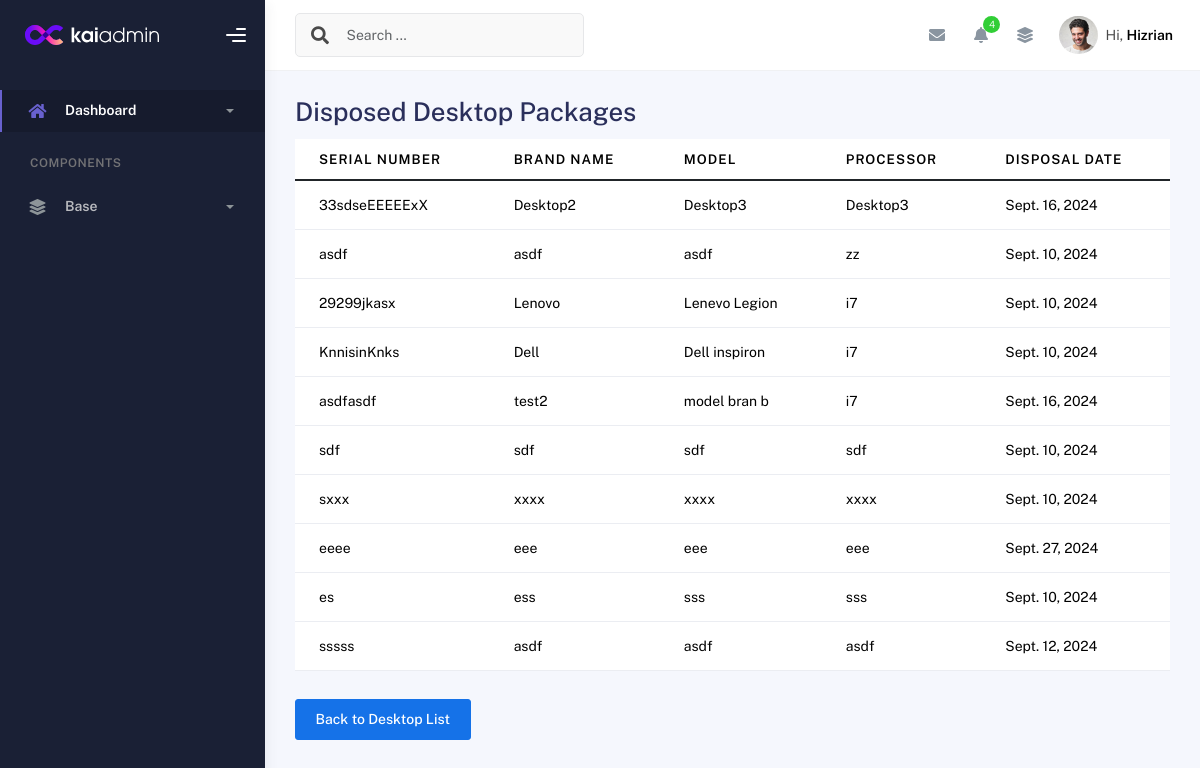
The app's page /disposed_desktop_list/ with its own data.
### inventory/models.py (models this page shows, shortened)
class DESKTOPPACKAGE(models.Model):
    id = models.AutoField(primary_key=True)
    EQUIPMENT_CHOICES = [
        ('Desktop', 'Desktop'),
        ('Laptop', 'Laptop'),
        ('UPS', 'UPS'),
        ('Mouse', 'Mouse'),
    ]
    name = models.CharField(
        max_length=100,
        choices=EQUIPMENT_CHOICES,  # Use choices here
        default='desktop'  # Default value if needed
    )
    desktop_SerialNo = models.CharField(max_length=100)
    desktop_BrandName = models.CharField(max_length=100)
    desktop_Model = models.CharField(max_length=100)
    desktop_Processor = models.CharField(max_length=33)
    desktop_Memory = models.CharField(max_length=100)
    desktop_Drive = models.CharField(max_length=332)
    desktop_Graphics = models.CharField(max_length=100, blank=True, null=True)
    desktop_Graphics_Size = models.CharField(max_length=100, blank=True, null=True)
    desktop_OS = models.CharField(max_length=100, blank=True, null=True)
    desktop_Office = models.CharField(max_length=100, blank=True, null=True)
    desktop_OS_keys = models.CharField(max_length=100, blank=True, null=True)
    desktop_Office_keys = models.CharField(max_length=100, blank=True, null=True)
    desktop_Image = models.ImageField(upload_to='equipment_images/', blank=True, null=True)  # Add this line
    desktop_Monitor_SN = models.CharField(max_length=100, blank=True, null=True)
    desktop_Monitor_Brand = models.CharField(max_length=100, blank=True, null=True)
    desktop_Monitor_Model = models.CharField(max_length=100, blank=True, null=True)
    desktop_Monitor_Size = models.CharField(max_length=100, blank=True, null=True)
    desktop_Keyboard_SN = models.CharField(max_length=100, blank=True, null=True)
    desktop_keyboard_Brand = models.CharField(max_length=100, blank=True, null=True)
    desktop_keyboard_Model = models.CharField(max_length=100, blank=True, null=True)
    desktop_Mouse_SN = models.CharField(max_length=100, blank=True, null=True)
    desktop_Mouse_Brand = models.CharField(max_length=100, blank=True, null=True)
    desktop_Mouse_Model = models.CharField(max_length=100, blank=True, null=True)
    desktop_UPS_SN = models.CharField(max_length=100, blank=True, null=True)
    desktop_UPS_Brand = models.CharField(max_length=100, blank=True, null=True)
    desktop_UPS_Model = models.CharField(max_length=100, blank=True, null=True)
    desktop_Asset_owner = models.CharField(max_length=100, blank=True, null=True)
    desktop_Asset_designation = models.CharField(max_length=100, blank=True, null=True)
    desktop_Asset_section = models.CharField(max_length=100, blank=True, null=True)
    desktop_Enduser = models.CharField(max_length=100, blank=True, null=True)
    desktop_Enduser_designation = models.CharField(max_length=100, blank=True, null=True)
    desktop_Enduser_section = models.CharField(max_length=100, blank=True, null=True)
    desktop_PAR = models.CharField(max_length=100, blank=True, null=True)
    desktop_Propertyno = models.CharField(max_length=100, blank=True, null=True)
    desktop_Acquisition_Type = models.CharField(max_length=100, blank=True, null=True)
    desktop_Value = models.CharField(max_length=100, blank=True, null=True)
    desktop_Datereceived= models.CharField(max_length=100, blank=True, null=True)
    desktop_Dateinspected = models.CharField(max_length=100, blank=True, null=True)
    desktop_Supplier = models.CharField(max_length=100, blank=True, null=True)
    desktop_Status = models.CharField(max_length=100, blank=True, null=True)
    desktop_Computer_name = models.CharField(max_length=100, blank=True, null=True)
    is_disposed = models.BooleanField(default=False)  # Field to indicate disposal status, Default is False (not disposed)
    disposal_date = models.DateField(null=True, blank=True)  # Optional: Track the date of disposal

### inventory/views.py (the view)
# urls.py: path('disposed_desktop_list/', views.disposed_desktop_list, name='disposed_desktop_list'),  # List disposed desktops
def disposed_desktop_list(request):
    disposed_desktops = DESKTOPPACKAGE.objects.filter(is_disposed=True)
    return render(request, 'disposed_desktop_list.html', {'disposed_desktops': disposed_desktops})

### templates/disposed_desktop_list.html
{% extends 'base.html' %}
{% block content %}
<div class="container">
    <div class="page-inner">
    <div class=card-body>
    <h2>Disposed Desktop Packages</h2>
    {% if disposed_desktops %}
    <table class="table table-hover">
        <thead>
            <tr>
                <th>Serial Number</th>
                <th>Brand Name</th>
                <th>Model</th>
                <th>Processor</th>
                <th>Disposal Date</th>
            </tr>
        </thead>
        <tbody>
            {% for desktop in disposed_desktops %}
            <tr>
                <td>{{ desktop.desktop_SerialNo }}</td>
                <td>{{ desktop.desktop_BrandName }}</td>
                <td>{{ desktop.desktop_Model }}</td>
                <td>{{ desktop.desktop_Processor }}</td>
                <td>{{ desktop.disposal_date }}</td>
            </tr>
            {% endfor %}
        </tbody>
    </table>
    {% else %}
        <p>No disposed desktops found.</p>
    {% endif %}
    <a href="{% url 'desktop_list_page' %}" class="btn btn-primary mt-3">Back to Desktop List</a>
    </div>
    </div>
</div>
{% endblock %}

### records on screen
DESKTOPPACKAGE: desktop_SerialNo "33sdseEEEEExX", desktop_BrandName "Desktop2", desktop_Model "Desktop3", desktop_Processor "Desktop3", disposal_date "Sept. 16, 2024"
DESKTOPPACKAGE: desktop_SerialNo "asdf", desktop_BrandName "asdf", desktop_Model "asdf", desktop_Processor "zz", disposal_date "Sept. 10, 2024"
DESKTOPPACKAGE: desktop_SerialNo "29299jkasx", desktop_BrandName "Lenovo", desktop_Model "Lenevo Legion", desktop_Processor "i7", disposal_date "Sept. 10, 2024"
DESKTOPPACKAGE: desktop_SerialNo "KnnisinKnks", desktop_BrandName "Dell", desktop_Model "Dell inspiron", desktop_Processor "i7", disposal_date "Sept. 10, 2024"
DESKTOPPACKAGE: desktop_SerialNo "asdfasdf", desktop_BrandName "test2", desktop_Model "model bran b", desktop_Processor "i7", disposal_date "Sept. 16, 2024"
DESKTOPPACKAGE: desktop_SerialNo "sdf", desktop_BrandName "sdf", desktop_Model "sdf", desktop_Processor "sdf", disposal_date "Sept. 10, 2024"
DESKTOPPACKAGE: desktop_SerialNo "sxxx", desktop_BrandName "xxxx", desktop_Model "xxxx", desktop_Processor "xxxx", disposal_date "Sept. 10, 2024"
DESKTOPPACKAGE: desktop_SerialNo "eeee", desktop_BrandName "eee", desktop_Model "eee", desktop_Processor "eee", disposal_date "Sept. 27, 2024"
DESKTOPPACKAGE: desktop_SerialNo "es", desktop_BrandName "ess", desktop_Model "sss", desktop_Processor "sss", disposal_date "Sept. 10, 2024"
DESKTOPPACKAGE: desktop_SerialNo "sssss", desktop_BrandName "asdf", desktop_Model "asdf", desktop_Processor "asdf", disposal_date "Sept. 12, 2024"
